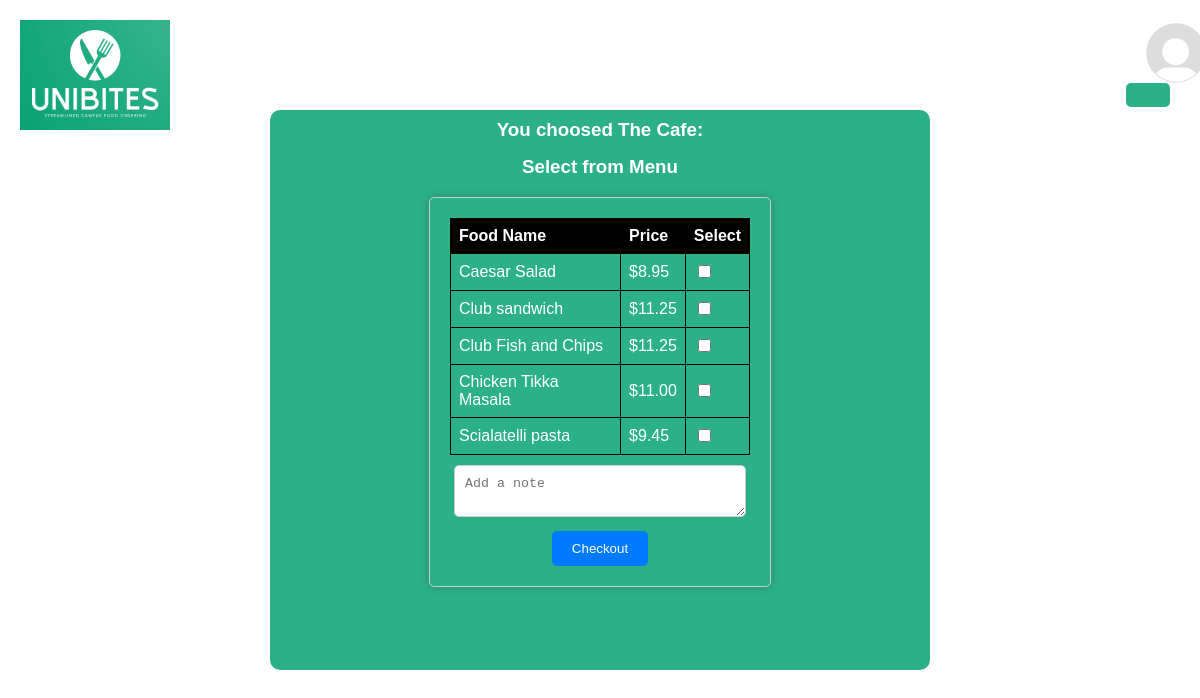
The page /cafe/1/ on the database its author committed.
### App/models.py (models this page shows, shortened)
class FoodItem(models.Model):
    cafe = models.ForeignKey(Cafe, on_delete=models.CASCADE)
    name = models.CharField(max_length=100)
    price = models.DecimalField(max_digits=6, decimal_places=2)

### App/views.py (the view)
# urls.py: path('cafe/<int:cafe_id>/', food_list, name='food_list'),
def food_list(request, cafe_id):
    cafe = Cafe.objects.get(pk=cafe_id)
    food_items = FoodItem.objects.filter(cafe=cafe)
    return render(request, 'app/food_list.html', {'cafe': cafe, 'food_items': food_items})

### App/templates/app/food_list.html (shortened to what this page needs)
{% load static %}
<!DOCTYPE html>
<html lang="en">
<head>
<link rel="stylesheet" href="{% static 'app/style.css' %}">
</head>
<body>
  <div class="header">
    <img src="{% static 'app/logo.png' %}" alt="Logo" class="logo">
    <div class="profile-container">
      {% if user.profile_image %}
      <img src="{{user.profile_image.url}}" alt="Profile Picture" class="profile-pic">
      {% else %}
      <img src="{% static 'app/profile-pic.jpg' %}" alt="Profile Picture" class="profile-pic">
      {% endif %}
      <button class="login-button">{{user.first_name}}</button>
    </div>
  </div>
<div class="container">
  <div class="content-box">
    <h3>    <p class="description">You choosed The Cafe: {{order.cafe.name}}
    </p></h3><br>
    <h3>    <p class="description">Select from Menu
    </p></h3>
    <form method="post" action="{% url 'app:order_confirmation' cafe.id %}">
    <table>
      <tr>
        <th>Food Name</th>
        <th>Price</th>
        <th>Select</th>
      </tr>
      {% for food_item in food_items %}
      <tr>
        <td>{{ food_item.name }}<td>${{ food_item.price }}</td> <td><input type="checkbox" name="food" value="{{ food_item.id }}"></td></td>
      </tr>
     {% endfor %}
    </table>
    <textarea name="note" placeholder="Add a note"></textarea>
    <button type="submit">Checkout</button>
</form>
  </div>
</div>
</body>
</html>

### App/static/app/style.css (style rules this page uses)
body { margin: 0; padding: 0; font-family: Arial, sans-serif; background-image: url('background-image.jpg'); background-size: cover; background-position: center; background-attachment: fixed; color: #ffffff; }
.header { display: flex; justify-content: space-between; align-items: center; padding: 20px; }
.logo { width: 150px; height: auto; }
.profile-container { display: flex; align-items: center; position: relative; }
.profile-pic { width: 60px; height: 60px; border-radius: 50%; margin-right: 10px; position: absolute; top: -20px; z-index: 2; margin-left: 20px; }
.login-button { padding: 10px 20px; background-color: transparent; color: #ffffff; border: 2px solid #2CB087; background-color: #2CB087; border-radius: 5px; font-size: 30px; cursor: pointer; transition: background-color 0.3s ease, border-color 0.3s ease; position: relative; z-index: 1; margin-top: 40px; margin-right: 10px; }
.container { display: flex; justify-content: center; align-items: start; }
.description { margin-top: -40px; }
.content-box { width: 600px; height: 500px; background-color: #2CB087; padding: 30px; text-align: center; border-radius: 10px; margin-top: -40px; }
table { border-collapse: collapse; width: 100%; max-width: 300px; margin: auto; }
th, td { border: 1px solid #000000; padding: 8px; text-align: left; }
th { background-color: #000000; }
input[type="checkbox"] { margin-right: 5px; }
form { max-width: 300px; margin: 0 auto; padding: 20px; border: 1px solid #ccc; border-radius: 5px; box-shadow: 0px 0px 10px rgba(0, 0, 0, 0.2); }
textarea { width: 90%; padding: 10px; margin-bottom: 10px; margin-top: 10px; border: 1px solid #ccc; border-radius: 5px; }
button { background-color: #007BFF; color: #fff; padding: 10px 20px; border: none; border-radius: 5px; cursor: pointer; }

### rows shown on the page
FoodItem: name "Caesar Salad", price "8.95"
FoodItem: name "Club sandwich", price "11.25"
FoodItem: name "Club Fish and Chips", price "11.25"
FoodItem: name "Chicken Tikka Masala", price "11.00"
FoodItem: name "Scialatelli pasta", price "9.45"
